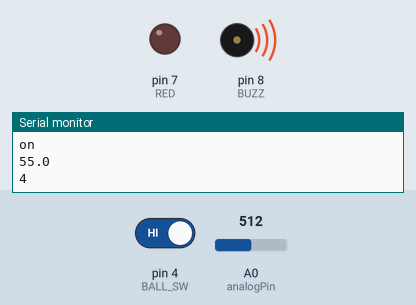
A sketch run on a simulated Arduino Uno, built with avr-gcc and run on an emulated ATmega328P. Parts: output pins drawn as LEDs (lit = HIGH), buzzer (waves = sounding), the last lines printed to the serial monitor. The test bench sets the inputs (shaded band); at power-on: pin 4 (BALL_SW) HIGH, A0 (analogPin) = 512. Pins used as bus, display or sensor lines are not drawn.

Above: at 9.2 s.
9.3 s: pin 4 (BALL_SW) driven LOW
At 17.2 s:
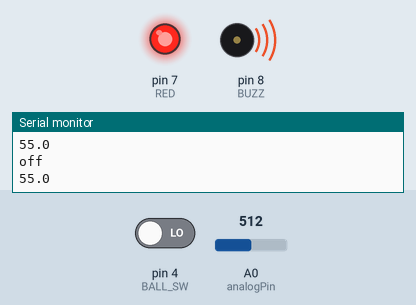
At 17.6 s:
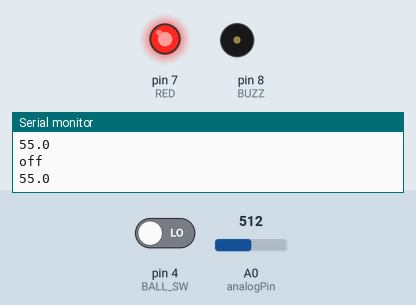
18.8 s: pin 4 (BALL_SW) driven HIGH
At 26.3 s:
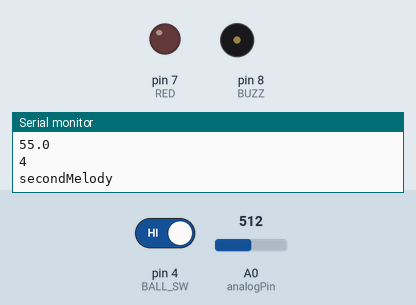
Timing chart, 0 to 33.2 s (numbered marks = the images above; inputs shaded):
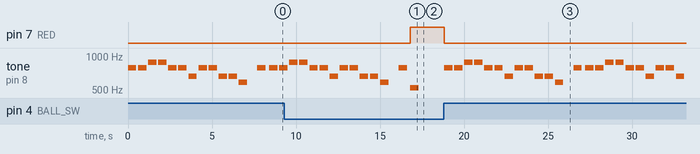

The sketch:

example06.ino
```cpp
//Define Pins
#define RED 7
#define BUZZ 8 // 부저
#define BALL_SW 4
#define DO 523 //도
#define RE 587 //레
#define ME 659 //미
#define PA 698 //파
#define SOL 784 //솔
#define LA 880 //라
#define SI 988 //시
#define DO_A 1047 //도
#define BALL_SW 4

int analogPin = 0;
int val = 0;
float temp = 0;

int melody[]= {DO , RE , ME , PA , SOL , LA , SI, DO_A};
int schoolSong[]= {SOL , SOL ,LA , LA ,SOL,SOL, ME , SOL , SOL , ME , ME , RE};
int duration = 500;


void setup() {
  analogReference(INTERNAL); //Internal voltage reference
  pinMode(RED, OUTPUT);
  pinMode(BUZZ, OUTPUT); // 부저
  pinMode(BALL_SW, INPUT_PULLUP);
  Serial.begin(9600);
}

void loop() {
   val = analogRead(analogPin); // Read ADC
   val = map(val,0,1023,0,1100);
    temp = (float)val/10;
    Serial.println(temp , 1); //output


    if( digitalRead(BALL_SW) ){
      digitalWrite(RED, LOW); //LED ON
      Serial.println(BALL_SW);
      for(int i= 0; i < 12; i++){
        tone(BUZZ , schoolSong[i], duration);
        delay(600);
        if(i==11) secondMelody();
      }
//      secondMelody(); // 두번째 호출
      Serial.println("on");
    }
    else {
      digitalWrite(RED, HIGH); //LED OFF
      digitalWrite(BUZZ, HIGH); //LED OFF
      Serial.println("off");
    }

}

void secondMelody(){
  Serial.println("secondMelody");
  delay(500);
  int secondMelody[]= {SOL , SOL , LA , LA , SOL ,SOL , ME, SOL , ME ,RE , ME , DO};
  for(int i = 0; i < 12; i++){
    tone(BUZZ , secondMelody[i], duration);
    if(i == 7){
      delay(700);
    }
  }
}
```

Measured:
- after the input at 9.3 s, pin 7 (RED): LOW → HIGH after 7.5 s
- after the input at 18.8 s, pin 7 (RED): HIGH → LOW at once; tone on pin 8 (BUZZ): plays 784 Hz for 0.50 s, 784 Hz for 0.50 s, 880 Hz for 0.50 s, 880 Hz for 0.50 s, 784 Hz for 0.50 s, 784 Hz for 0.50 s … (23 notes in this stretch), starting at once
- by itself, tone on pin 8 (BUZZ): plays 880 Hz for 0.50 s, 880 Hz for 0.50 s, 784 Hz for 0.50 s, 784 Hz for 0.50 s, 659 Hz for 0.50 s, 784 Hz for 0.50 s … (12 notes in this stretch)
